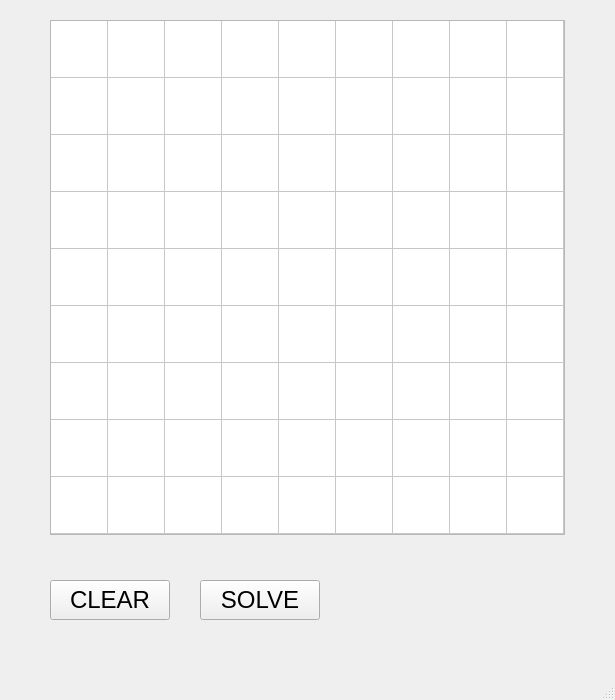
<?xml version="1.0" encoding="UTF-8"?>
<ui version="4.0">
 <class>MainWindow</class>
 <widget class="QMainWindow" name="MainWindow">
  <property name="geometry">
   <rect>
    <x>0</x>
    <y>0</y>
    <width>615</width>
    <height>700</height>
   </rect>
  </property>
  <property name="windowTitle">
   <string>MainWindow</string>
  </property>
  <widget class="QWidget" name="centralwidget">
   <widget class="QTableWidget" name="tableWidget">
    <property name="geometry">
     <rect>
      <x>50</x>
      <y>20</y>
      <width>515</width>
      <height>515</height>
     </rect>
    </property>
    <property name="font">
     <font>
      <pointsize>18</pointsize>
     </font>
    </property>
    <property name="styleSheet">
     <string notr="true">text-align: center;</string>
    </property>
    <attribute name="horizontalHeaderVisible">
     <bool>false</bool>
    </attribute>
    <attribute name="horizontalHeaderDefaultSectionSize">
     <number>57</number>
    </attribute>
    <attribute name="verticalHeaderVisible">
     <bool>false</bool>
    </attribute>
    <attribute name="verticalHeaderDefaultSectionSize">
     <number>57</number>
    </attribute>
    <row>
     <property name="text">
      <string>1</string>
     </property>
    </row>
    <row>
     <property name="text">
      <string>2</string>
     </property>
    </row>
    <row>
     <property name="text">
      <string>3</string>
     </property>
    </row>
    <row>
     <property name="text">
      <string>4</string>
     </property>
    </row>
    <row>
     <property name="text">
      <string>5</string>
     </property>
    </row>
    <row>
     <property name="text">
      <string>6</string>
     </property>
    </row>
    <row>
     <property name="text">
      <string>7</string>
     </property>
    </row>
    <row>
     <property name="text">
      <string>8</string>
     </property>
    </row>
    <row>
     <property name="text">
      <string>9</string>
     </property>
    </row>
    <column>
     <property name="text">
      <string>1</string>
     </property>
    </column>
    <column>
     <property name="text">
      <string>2</string>
     </property>
    </column>
    <column>
     <property name="text">
      <string>3</string>
     </property>
    </column>
    <column>
     <property name="text">
      <string>4</string>
     </property>
    </column>
    <column>
     <property name="text">
      <string>5</string>
     </property>
    </column>
    <column>
     <property name="text">
      <string>6</string>
     </property>
    </column>
    <column>
     <property name="text">
      <string>7</string>
     </property>
    </column>
    <column>
     <property name="text">
      <string>8</string>
     </property>
    </column>
    <column>
     <property name="text">
      <string>9</string>
     </property>
    </column>
   </widget>
   <widget class="QPushButton" name="btn_clear">
    <property name="geometry">
     <rect>
      <x>50</x>
      <y>580</y>
      <width>120</width>
      <height>40</height>
     </rect>
    </property>
    <property name="font">
     <font>
      <pointsize>18</pointsize>
     </font>
    </property>
    <property name="text">
     <string>CLEAR</string>
    </property>
   </widget>
   <widget class="QPushButton" name="btn_solve">
    <property name="geometry">
     <rect>
      <x>200</x>
      <y>580</y>
      <width>120</width>
      <height>40</height>
     </rect>
    </property>
    <property name="font">
     <font>
      <pointsize>18</pointsize>
     </font>
    </property>
    <property name="text">
     <string>SOLVE</string>
    </property>
   </widget>
  </widget>
  <widget class="QMenuBar" name="menubar">
   <property name="geometry">
    <rect>
     <x>0</x>
     <y>0</y>
     <width>615</width>
     <height>26</height>
    </rect>
   </property>
  </widget>
  <widget class="QStatusBar" name="statusbar"/>
 </widget>
 <resources/>
 <connections/>
</ui>
